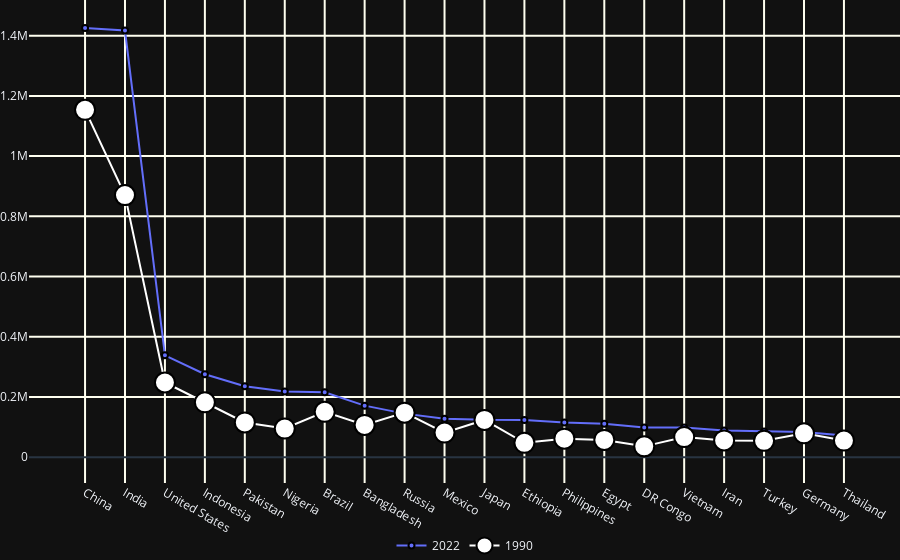

Notebook source saved alongside this figure:
### Code cell
fig = go.Figure()
fig.add_trace(go.Scatter(x=data['Name'], y=data['2022'], mode='lines+markers', name = '2022'))
fig.add_trace(go.Scatter(x=data['Name'], y=data['1990'], mode='lines+markers', name = '1990',marker=dict(color='white', size=20, line=dict(color='crimson'))))

fig.update_layout(legend_orientation="h",
                  legend=dict(x=.5, xanchor="center"),
                  hovermode="x",
                  margin=dict(l=0, r=0, t=0, b=0))
fig.update_traces(hoverinfo="all", hovertemplate="Страна: %{x}<br>Население: %{y}")
fig.update_traces(marker_line_color='black',
                  marker_line_width=2)
fig.update_xaxes(gridwidth=2,gridcolor='ivory')
fig.update_yaxes(gridwidth=2,gridcolor='ivory')
fig.show()

### Figure 1 — Plotly figure (JSON) as saved in the notebook; plotly's stock layout.template omitted (floating-point values rounded to 4 significant figures)
{"data": [{"mode": "lines+markers", "name": "2022", "x": ["China", "India", "United States", "Indonesia", "Pakistan", "Nigeria", "Brazil", "Bangladesh", "Russia", "Mexico", "Japan", "Ethiopia", "Philippines", "Egypt", "DR Congo", "Vietnam", "Iran", "Turkey", "Germany", "Thailand"], "y": [1425887, 1417173, 338290, 275501, 235825, 218541, 215313, 171186, 144713, 127504, 123952, 123380, 115559, 110990, 99010, 98187, 88551, 85341, 83370, 71697], "type": "scatter", "hoverinfo": "all", "hovertemplate": "Страна: %{x}<br>Население: %{y}", "marker": {"line": {"color": "black", "width": 2}}}, {"marker": {"color": "white", "line": {"color": "black", "width": 2}, "size": 20}, "mode": "lines+markers", "name": "1990", "x": ["China", "India", "United States", "Indonesia", "Pakistan", "Nigeria", "Brazil", "Bangladesh", "Russia", "Mexico", "Japan", "Ethiopia", "Philippines", "Egypt", "DR Congo", "Vietnam", "Iran", "Turkey", "Germany", "Thailand"], "y": [1153704, 870452, 248084, 182160, 115414, 95214, 150706, 107148, 148006, 81720, 123686, 47878, 61559, 57215, 35988, 66913, 55794, 54324, 79370, 55228], "type": "scatter", "hoverinfo": "all", "hovertemplate": "Страна: %{x}<br>Население: %{y}"}], "layout": {"legend": {"orientation": "h", "x": 0.5, "xanchor": "center"}, "margin": {"l": 0, "r": 0, "t": 0, "b": 0}, "hovermode": "x", "xaxis": {"gridwidth": 2, "gridcolor": "ivory"}, "yaxis": {"gridwidth": 2, "gridcolor": "ivory"}}}
